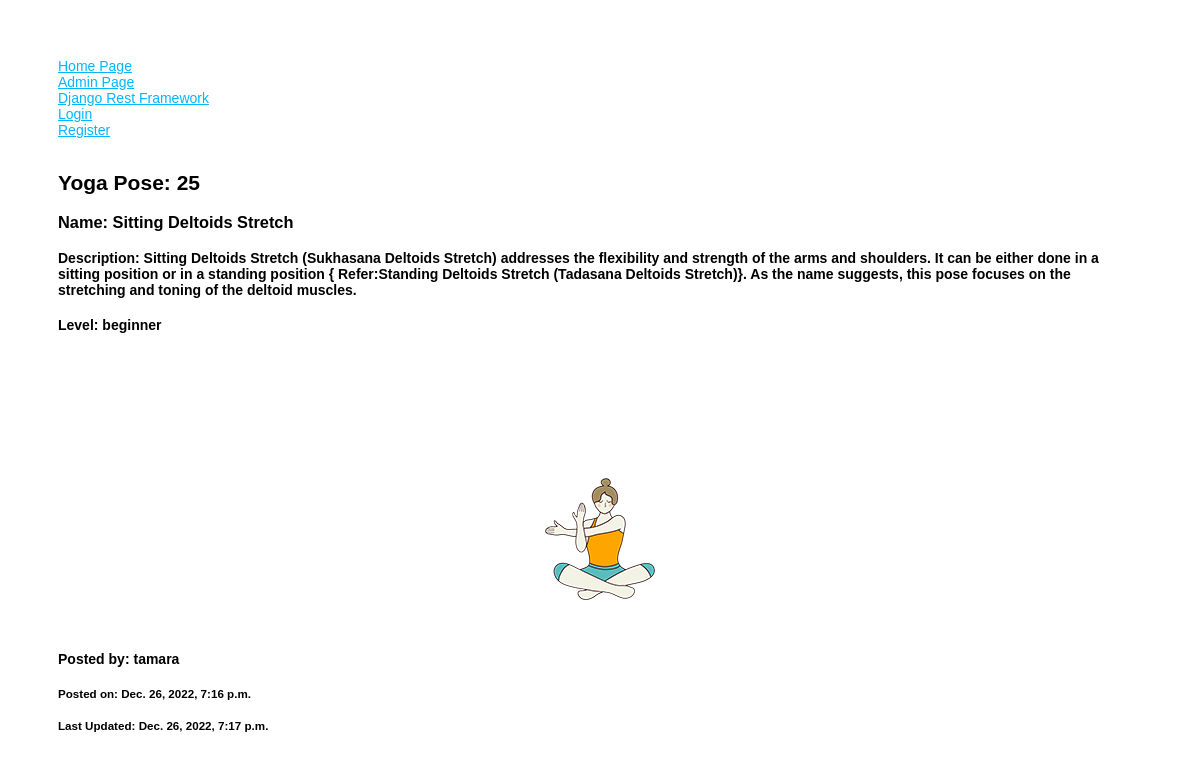
Screenshot of /yoga/25/ with the database file from the repository.
### yogas/models.py (models this page shows, shortened)
class Yoga(models.Model):
    name = models.CharField(max_length=300)
    description = models.TextField(max_length=3000, null=True, blank=True)
    level = models.CharField (max_length=13, choices=LEVEL_CHOICES)
    image = models.ImageField(upload_to='upload/', default="")
    posted_by = models.ForeignKey(User, on_delete=models.SET_NULL, null=True)
    updated_at = models.DateTimeField(auto_now=True)
    created_at = models.DateTimeField(auto_now_add=True)
    @property
    def image_url(self):
        if self.image and hasattr(self.image, 'url'):
            return self.image.url

### yogas/views.py (the view)
# urls.py: path('yoga/<str:pk>/', views.yoga, name="yoga"),
def yoga(request, pk):
    yoga = Yoga.objects.get(id=pk)
    context = {
        "page_title": "Yoga Pose",
        "yoga": yoga,
    }
    return render(request, "yoga.html", context)

### yogas/templates/yoga.html (shortened to what this page needs)
{% extends "layout.html" %}
{% block content %}
<h2>Yoga Pose: {{ yoga.id }}</h2>
<h3>Name: {{ yoga.name }}</h3>
<h4>Description: {{ yoga.description }}</h4>
<h4>Level: {{ yoga.level }}</h4>
{% if yoga.image %}
    <p align="center"><img src="{{ yoga.image_url|default_if_none:'#' }}" /></p>
{% else %}
    <h3>No image to display</h3>
{% endif %}
<h4>Posted by: {{ yoga.posted_by }}</h4>
<h5>Posted on: {{ yoga.created_at }}</h5>
<h5>Last Updated: {{ yoga.updated_at }}</h5>
{% endblock %}

### yogas/static/style.css (style rules this page uses)
body { padding: 50px; font: 14px "Lucida Grande", Helvetica, Arial, sans-serif; }

### rows the page displays
Yoga: id "25", name "Sitting Deltoids Stretch", description "Sitting Deltoids Stretch (Sukhasana Deltoids Stretch) addresses the flexibility and strength of the arms and shoulders. It can be either done in a sitting position or in a standing position { Refer:Standing Deltoids Stretch (Tadasana Deltoids Stretch)}. As the name suggests, this pose focuses on the stretching and toning of the deltoid muscles.", level "beginner", image_url (picture), posted_by "tamara", created_at "Dec. 26, 2022, 7:16 p.m.", updated_at "Dec. 26, 2022, 7:17 p.m."
